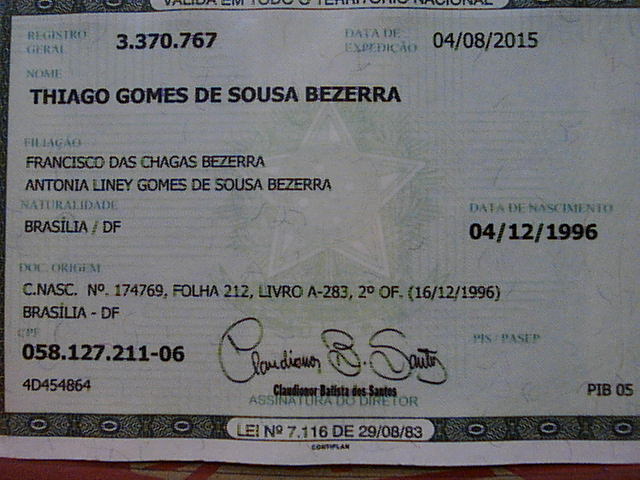
//> input picture 2_PCS/foto1.jpg, 640 x 480 px
$ ./tesseract ../foto1.jpg   (built with g++ and OpenCV 4)
//> lines starting //> are read from the running program, lines starting //| are printed output that depends on the picture
// CARREGA IMAGEM E EXPOE NA JANELA
#include<stdio.h>
#include<stdlib.h>
#include <opencv2/core.hpp>
#include <opencv2/imgcodecs.hpp>
#include <opencv2/highgui.hpp>
#include <iostream>
#include <string>
using namespace cv;
using namespace std;
int main( int argc, char** argv )
{
    String imageName( "fotoboa1.jpg" ); // by default
    if( argc > 1)
    {
        imageName = argv[1];
    }
    Mat image;
    image = imread( imageName, IMREAD_GRAYSCALE ); // Read the file
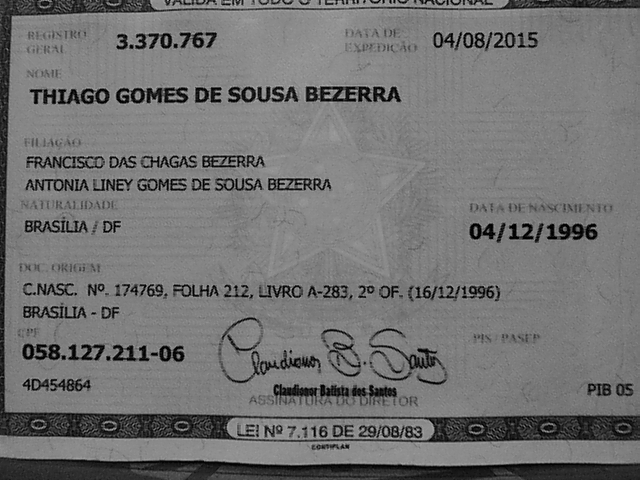
//> image: 480 rows x 640 cols, CV_8UC1; min 0, max 186, mean 114.6
    if( image.empty() )                      // Check for invalid input
    {
        cout <<  "Could not open or find the image" << std::endl ;
        return -1;
    }
// Especificar a localização da ROI, assumindo que:
// x,y = (190,230)
// largura, altura = (260, 60)
        cv::Rect roi = cv::Rect(80, 10, 320, 30);

// Criar uma nova imagem a partir da ROI setada na imagem original:
        cv::Mat sub_img = image(roi);
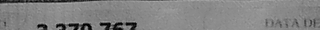
//> sub_img: 30 rows x 320 cols, CV_8UC1; min 0, max 169, mean 129.9
// Abre a foto na janela
//        cv::imshow("crop", sub_img);
//        cv::waitKey(0);
        cv::imwrite("cinza_corte.jpg", sub_img);
//---------------------------------------------------------------
// APLICANDO O TESSERACT
        system("tesseract cinza_corte.jpg dados");
        printf("\n");
        system("cat dados.txt");

        return 0;
}
